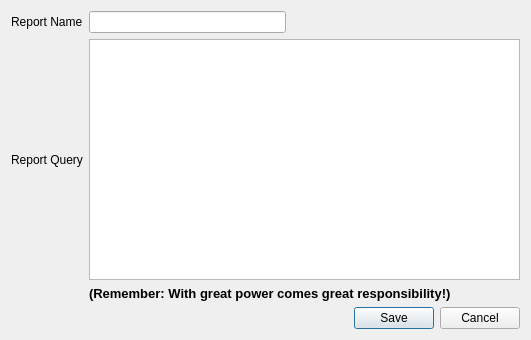
<?xml version="1.0" encoding="UTF-8"?>
<ui version="4.0">
 <class>CreateReport</class>
 <widget class="QDialog" name="CreateReport">
  <property name="windowModality">
   <enum>Qt::ApplicationModal</enum>
  </property>
  <property name="geometry">
   <rect>
    <x>0</x>
    <y>0</y>
    <width>531</width>
    <height>340</height>
   </rect>
  </property>
  <property name="windowTitle">
   <string>Dialog</string>
  </property>
  <layout class="QGridLayout" name="gridLayout_2">
   <item row="0" column="0">
    <layout class="QGridLayout" name="gridLayout">
     <item row="1" column="1" colspan="2">
      <widget class="QPlainTextEdit" name="reportQuery"/>
     </item>
     <item row="0" column="0">
      <widget class="QLabel" name="label_reportName">
       <property name="text">
        <string>Report Name</string>
       </property>
      </widget>
     </item>
     <item row="0" column="2">
      <spacer name="hSpacer1">
       <property name="orientation">
        <enum>Qt::Horizontal</enum>
       </property>
       <property name="sizeHint" stdset="0">
        <size>
         <width>228</width>
         <height>20</height>
        </size>
       </property>
      </spacer>
     </item>
     <item row="2" column="1" colspan="2">
      <widget class="QLabel" name="label_warning">
       <property name="font">
        <font>
         <pointsize>10</pointsize>
         <weight>75</weight>
         <bold>true</bold>
        </font>
       </property>
       <property name="text">
        <string>(Remember: With great power comes great responsibility!)</string>
       </property>
      </widget>
     </item>
     <item row="0" column="1">
      <widget class="QLineEdit" name="reportName"/>
     </item>
     <item row="1" column="0">
      <widget class="QLabel" name="label_reportQuery">
       <property name="text">
        <string>Report Query</string>
       </property>
      </widget>
     </item>
     <item row="3" column="1" colspan="2">
      <widget class="QDialogButtonBox" name="buttonBox">
       <property name="orientation">
        <enum>Qt::Horizontal</enum>
       </property>
       <property name="standardButtons">
        <set>QDialogButtonBox::Cancel|QDialogButtonBox::Save</set>
       </property>
      </widget>
     </item>
    </layout>
   </item>
  </layout>
 </widget>
 <tabstops>
  <tabstop>reportName</tabstop>
  <tabstop>reportQuery</tabstop>
  <tabstop>buttonBox</tabstop>
 </tabstops>
 <resources/>
 <connections>
  <connection>
   <sender>buttonBox</sender>
   <signal>accepted()</signal>
   <receiver>CreateReport</receiver>
   <slot>accept()</slot>
   <hints>
    <hint type="sourcelabel">
     <x>329</x>
     <y>310</y>
    </hint>
    <hint type="destinationlabel">
     <x>157</x>
     <y>274</y>
    </hint>
   </hints>
  </connection>
  <connection>
   <sender>buttonBox</sender>
   <signal>rejected()</signal>
   <receiver>CreateReport</receiver>
   <slot>reject()</slot>
   <hints>
    <hint type="sourcelabel">
     <x>397</x>
     <y>316</y>
    </hint>
    <hint type="destinationlabel">
     <x>286</x>
     <y>274</y>
    </hint>
   </hints>
  </connection>
 </connections>
</ui>
